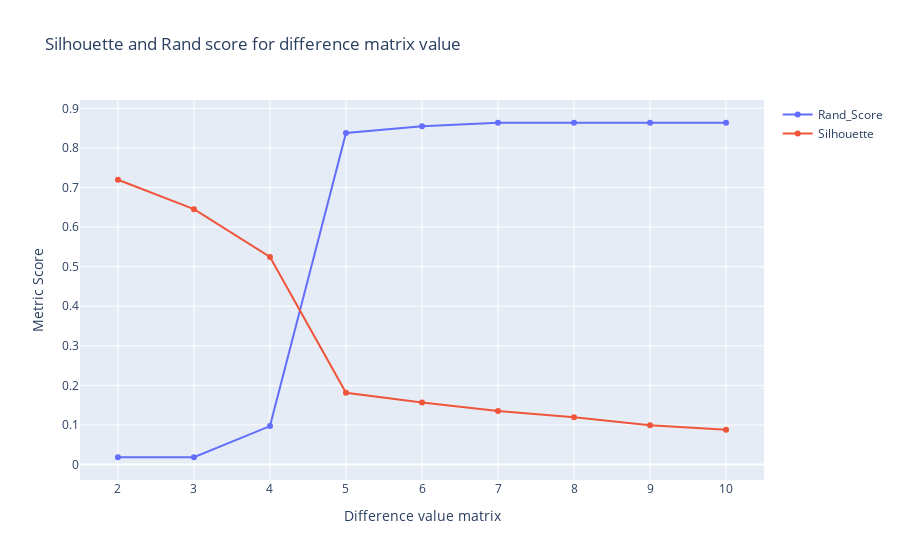

Notebook code for this chart:
### Markdown cell above
## Analysis for difference matrix fit approach

### Code cell
rand_scores = list()
sil_scores = list()
for conver in np.arange(2, 11, 1):
    snf.iterations_fit(matrices_diff=conver, plot_step=False)
    y_pred = SpectralClustering(n_clusters=3, affinity='precomputed').fit(snf.p_mirna).labels_
    mean_rand = (adjusted_rand_score(y_rna, y_pred) + adjusted_rand_score(y_illumina, y_pred) + adjusted_rand_score(y_mirna, y_pred))/3
    mean_sil = (silhouette_score(snf.p_illumina, y_pred) + silhouette_score(snf.p_mirna, y_pred) + silhouette_score(snf.p_rna, y_pred))/3
    rand_scores.append(mean_rand)
    sil_scores.append(mean_sil)

steps = np.arange(2, 11, 1)
fig = go.Figure()
fig.add_trace(go.Scatter(x=steps, y=rand_scores, name='Rand_Score'))
fig.add_trace(go.Scatter(x=steps, y=sil_scores, name='Silhouette'))
fig.update_layout(title="Silhouette and Rand score for difference matrix value",
                 xaxis_title="Difference value matrix",
                 yaxis_title="Metric Score",
                 )
fig.show()

### Figure 1 — Plotly figure (JSON) as saved in the notebook; plotly's stock layout.template omitted (floating-point values rounded to 4 significant figures)
{"data": [{"name": "Rand_Score", "type": "scatter", "x": [2, 3, 4, 5, 6, 7, 8, 9, 10], "y": [0.01842, 0.01842, 0.09712, 0.8376, 0.8548, 0.8635, 0.8635, 0.8635, 0.8635]}, {"name": "Silhouette", "type": "scatter", "x": [2, 3, 4, 5, 6, 7, 8, 9, 10], "y": [0.7195, 0.6452, 0.5243, 0.1812, 0.1565, 0.1355, 0.1192, 0.09924, 0.08767]}], "layout": {"title": {"text": "Silhouette and Rand score for difference matrix value"}, "xaxis": {"title": {"text": "Difference value matrix"}}, "yaxis": {"title": {"text": "Metric Score"}}}}
